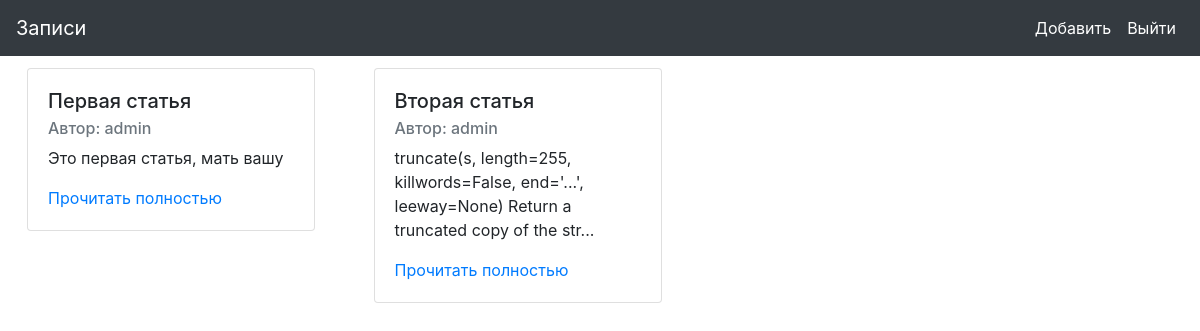
Screenshot of / (signed in) with the database file from the repository.
### website/models.py (models this page shows, shortened)
class Posts(db.Model):
    id = db.Column(db.Integer, primary_key = True)
    title = db.Column(db.String(20), nullable = False)
    text = db.Column(db.String(255), nullable = False)
    author_name = db.Column(db.String(20), nullable = False)
    author_id = db.Column(db.Integer, nullable = False)

### website/routes.py (the view)
@app.route('/')
def home():
    conn = sqlite3.connect('website/site.db')
    c = conn.cursor()
    c.execute('SELECT * FROM posts')
    all_rows = c.fetchall()
    return render_template('home.html', all_rows=all_rows)

### website/models.py (called while the page is built)
@login_manager.user_loader
def load_user(user_id):
    return User.query.get(int(user_id))

### website/templates/home.html
{% extends "layout.html" %}
{% block content %}
{% for data in all_rows %}
<div class="card-deck d-inline-block", style="margin: 1%;">
	<div class="card" style="width: 18rem;">
	  <div class="card-body">
	    <h5 class="card-title">{{ data[1] }}</h5>
	    <h6 class="card-subtitle mb-2 text-muted">Автор: {{ data[3] }}</h6>
	    {% if data[2]|length > 100 %}
	    	<p class="card-text"> {{ data[2][0:100:1] }}...</p>
	    {% else %}
	    	<p class="card-text"> {{ data[2] }}</p>
	    {% endif %}
	    <a href="/post/{{ data[0] }}" class="card-link">Прочитать полностью</a>
	  </div>
	</div>
</div>
{% endfor %}
{% endblock %}

### rows the page displays
Posts: title "Первая статья", author_name "admin", text "Это первая статья, мать вашу"
Posts: title "Вторая статья", author_name "admin", text "truncate(s, length=255, killwords=False, end='...', leeway=None) Return a truncated copy of the str"
